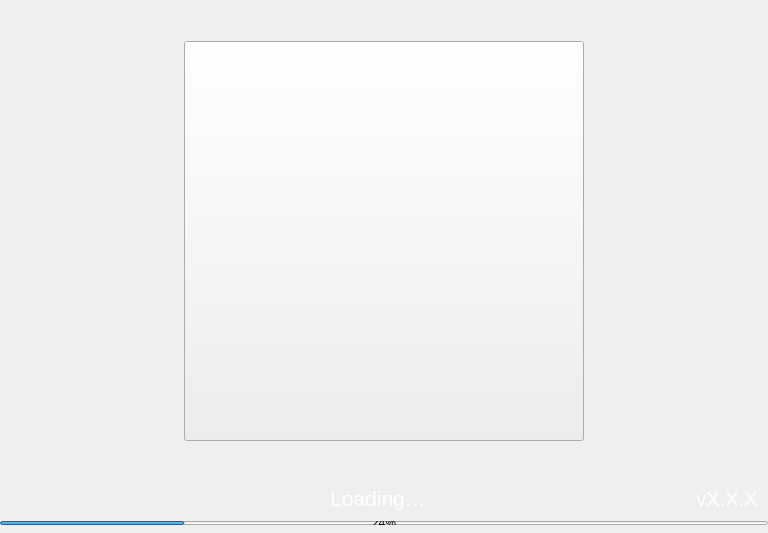
<?xml version="1.0" encoding="UTF-8"?>
<ui version="4.0">
 <class>Splash</class>
 <widget class="QWidget" name="Splash">
  <property name="geometry">
   <rect>
    <x>0</x>
    <y>0</y>
    <width>768</width>
    <height>533</height>
   </rect>
  </property>
  <property name="minimumSize">
   <size>
    <width>768</width>
    <height>533</height>
   </size>
  </property>
  <property name="maximumSize">
   <size>
    <width>16777215</width>
    <height>700</height>
   </size>
  </property>
  <property name="windowTitle">
   <string>Form</string>
  </property>
  <layout class="QVBoxLayout" name="verticalLayout_2">
   <property name="spacing">
    <number>0</number>
   </property>
   <property name="leftMargin">
    <number>0</number>
   </property>
   <property name="topMargin">
    <number>0</number>
   </property>
   <property name="rightMargin">
    <number>0</number>
   </property>
   <property name="bottomMargin">
    <number>0</number>
   </property>
   <item>
    <widget class="QFrame" name="frame">
     <property name="minimumSize">
      <size>
       <width>750</width>
       <height>520</height>
      </size>
     </property>
     <property name="styleSheet">
      <string notr="true"/>
     </property>
     <property name="frameShape">
      <enum>QFrame::NoFrame</enum>
     </property>
     <property name="frameShadow">
      <enum>QFrame::Plain</enum>
     </property>
     <layout class="QVBoxLayout" name="verticalLayout">
      <property name="spacing">
       <number>0</number>
      </property>
      <property name="leftMargin">
       <number>0</number>
      </property>
      <property name="topMargin">
       <number>0</number>
      </property>
      <property name="rightMargin">
       <number>0</number>
      </property>
      <property name="bottomMargin">
       <number>0</number>
      </property>
      <item>
       <spacer name="verticalSpacer_2">
        <property name="orientation">
         <enum>Qt::Vertical</enum>
        </property>
        <property name="sizeHint" stdset="0">
         <size>
          <width>20</width>
          <height>40</height>
         </size>
        </property>
       </spacer>
      </item>
      <item alignment="Qt::AlignHCenter">
       <widget class="QToolButton" name="imgLogo">
        <property name="minimumSize">
         <size>
          <width>400</width>
          <height>400</height>
         </size>
        </property>
        <property name="maximumSize">
         <size>
          <width>400</width>
          <height>400</height>
         </size>
        </property>
        <property name="text">
         <string/>
        </property>
       </widget>
      </item>
      <item>
       <spacer name="verticalSpacer">
        <property name="orientation">
         <enum>Qt::Vertical</enum>
        </property>
        <property name="sizeHint" stdset="0">
         <size>
          <width>20</width>
          <height>40</height>
         </size>
        </property>
       </spacer>
      </item>
      <item>
       <widget class="QWidget" name="horizontalWidget" native="true">
        <property name="minimumSize">
         <size>
          <width>0</width>
          <height>30</height>
         </size>
        </property>
        <layout class="QHBoxLayout" name="horizontalLayout_2">
         <property name="spacing">
          <number>0</number>
         </property>
         <property name="leftMargin">
          <number>10</number>
         </property>
         <property name="topMargin">
          <number>0</number>
         </property>
         <property name="rightMargin">
          <number>10</number>
         </property>
         <property name="bottomMargin">
          <number>0</number>
         </property>
         <item>
          <widget class="QLabel" name="lblMessage">
           <property name="sizePolicy">
            <sizepolicy hsizetype="Expanding" vsizetype="Preferred">
             <horstretch>0</horstretch>
             <verstretch>0</verstretch>
            </sizepolicy>
           </property>
           <property name="minimumSize">
            <size>
             <width>0</width>
             <height>30</height>
            </size>
           </property>
           <property name="font">
            <font>
             <pointsize>16</pointsize>
            </font>
           </property>
           <property name="styleSheet">
            <string notr="true">color:white; padding-left:50px;</string>
           </property>
           <property name="text">
            <string>Loading…</string>
           </property>
           <property name="alignment">
            <set>Qt::AlignHCenter|Qt::AlignTop</set>
           </property>
          </widget>
         </item>
         <item alignment="Qt::AlignVCenter">
          <widget class="QLabel" name="lblVersion">
           <property name="minimumSize">
            <size>
             <width>0</width>
             <height>30</height>
            </size>
           </property>
           <property name="font">
            <font>
             <pointsize>15</pointsize>
            </font>
           </property>
           <property name="styleSheet">
            <string notr="true">color:white; padding-top:1px;</string>
           </property>
           <property name="text">
            <string notr="true">vX.X.X</string>
           </property>
           <property name="alignment">
            <set>Qt::AlignHCenter|Qt::AlignTop</set>
           </property>
          </widget>
         </item>
        </layout>
       </widget>
      </item>
      <item>
       <widget class="QWidget" name="layoutProgress" native="true">
        <property name="minimumSize">
         <size>
          <width>0</width>
          <height>8</height>
         </size>
        </property>
        <property name="maximumSize">
         <size>
          <width>16777215</width>
          <height>8</height>
         </size>
        </property>
        <layout class="QHBoxLayout" name="horizontalLayout">
         <property name="spacing">
          <number>0</number>
         </property>
         <property name="leftMargin">
          <number>0</number>
         </property>
         <property name="topMargin">
          <number>4</number>
         </property>
         <property name="rightMargin">
          <number>0</number>
         </property>
         <property name="bottomMargin">
          <number>0</number>
         </property>
         <item>
          <widget class="QProgressBar" name="progressBar">
           <property name="value">
            <number>24</number>
           </property>
          </widget>
         </item>
        </layout>
       </widget>
      </item>
      <item>
       <spacer name="verticalSpacer_3">
        <property name="orientation">
         <enum>Qt::Vertical</enum>
        </property>
        <property name="sizeType">
         <enum>QSizePolicy::Fixed</enum>
        </property>
        <property name="sizeHint" stdset="0">
         <size>
          <width>20</width>
          <height>8</height>
         </size>
        </property>
       </spacer>
      </item>
     </layout>
    </widget>
   </item>
  </layout>
 </widget>
 <resources/>
 <connections/>
</ui>
